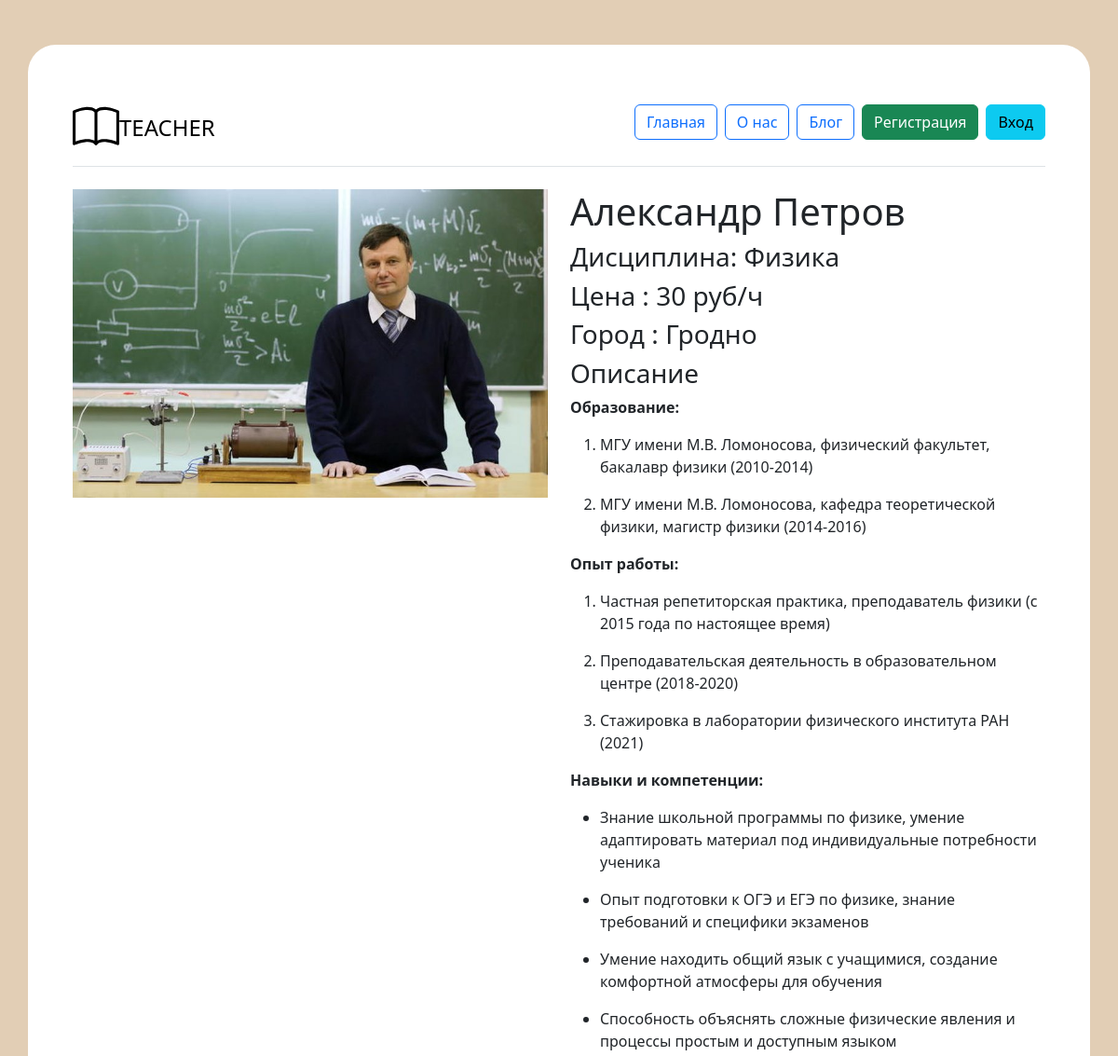
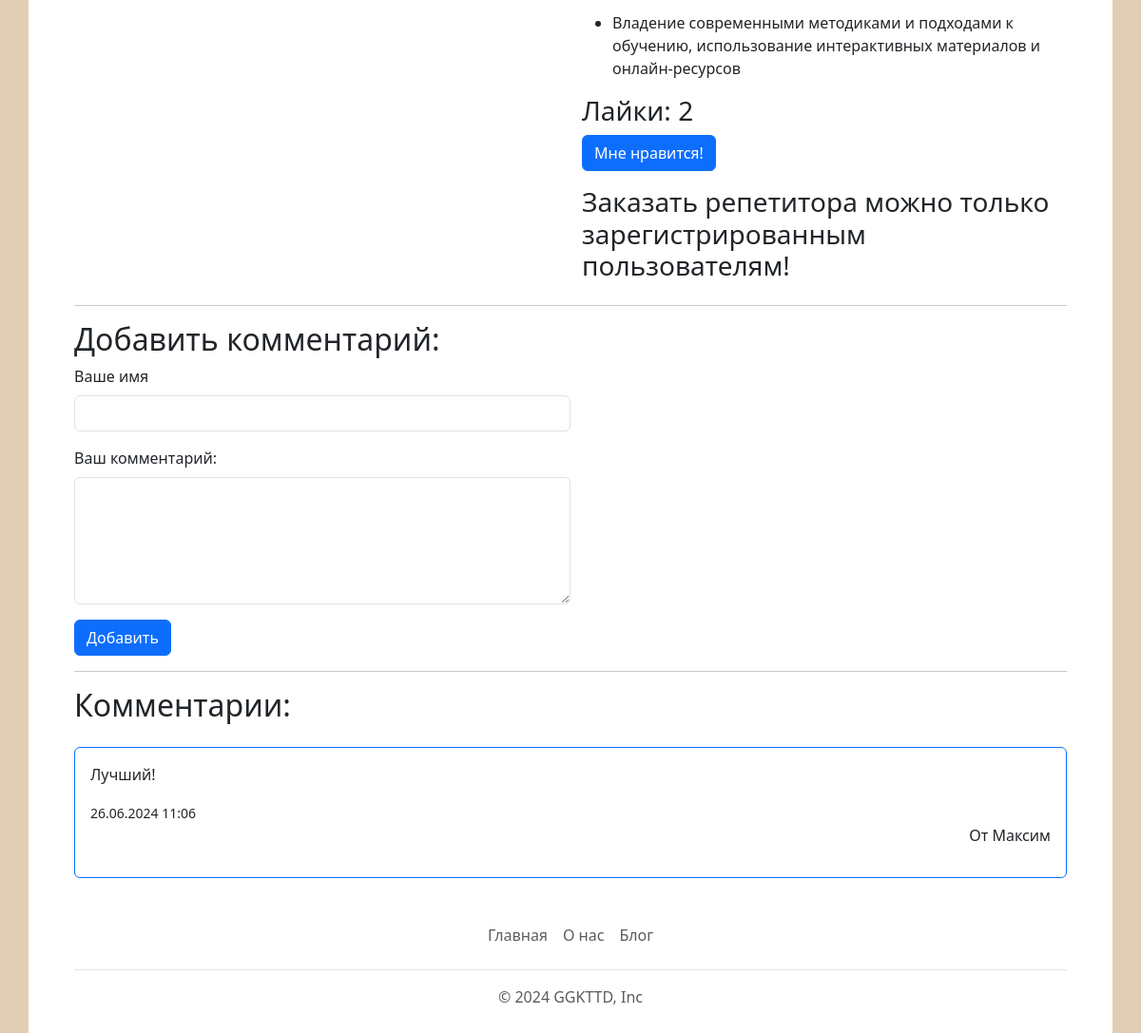
Screenshot of /teacher/1 with the database file from the repository (2 pictures, top to bottom).
### app.py (models this page shows, shortened)
class Teachers(db.Model):
    id = db.Column(db.Integer,primary_key=True)
    desciption = db.Column(db.Text)
    price = db.Column(db.Integer)
    subject = db.Column(db.String(100))
    image_name = db.Column(db.String(100))
    city = db.Column(db.String(100))
    id_user = db.Column(db.Integer, db.ForeignKey('users.id'))
    status = db.Column(db.Integer, default=0)

class Users(db.Model):
    id = db.Column(db.Integer,primary_key=True)
    name = db.Column(db.String(100))
    surname = db.Column(db.String(100))
    email = db.Column(db.String(100), unique=True)
    password = db.Column(db.String(100), unique=True)
    root = db.Column(db.Integer, default=0)
    likes = db.Column(db.Integer, default=0)

class Comments(db.Model):
    id = db.Column(db.Integer,primary_key=True)
    name = db.Column(db.String(100))
    text = db.Column(db.Text)
    date = db.Column(db.DateTime, default=datetime.now)
    id_article = db.Column(db.Integer, db.ForeignKey('teachers.id'))

### app.py (the view, shortened to what this page needs)
@app.route('/teacher/<int:id>', methods=['GET', 'POST'])
def teacher(id):
    total_user = object
    orders = object
    id_list = []
    if 'name' in session:
        total_user = Users.query.filter_by(email=session['name']).first()
        orders = Orders.query.filter_by(id_user=total_user.id).all()
        for order in orders:
            id_list.append(order.id_teacher)
    comments = Comments.query.filter_by(id_article=id).all()
    teacher = Teachers.query.get(id)
    user = Users.query.filter_by(id = teacher.id_user).first()
    return render_template("teacher.html",teacher=teacher,id_list=id_list,user=user,comments=comments)

### app.py (called while the page is built)
@app.context_processor
def inject_user():
    return dict(
    subjects=db.session.query(Teachers.subject).distinct().all(),
    articles_category=db.session.query(Articles.category).distinct().all(),
    )

@app.context_processor
def inject_user():
    def get_user_name():
        if 'name' in session:
            return Users.query.filter_by(email=session['name']).first()
    return dict(active_user=get_user_name())

### templates/teacher.html (shortened to what this page needs)
{% extends 'base.html' %}
{% block main %}
<main>
    <div class="row">
        <div class="col-md-6">
            <a href="../static/img/upload/{{teacher.image_name}}"><img src="../static/img/upload/{{teacher.image_name}}" alt="" class="img-fluid"></a>
        </div>
        <div class="col-md-6">
            <h1>{{user.name}} {{user.surname}}</h1>
            <h3>Дисциплина: {{teacher.subject}}</h3>
            <h3>Цена : {{teacher.price}} руб/ч</h3>
            <h3>Город : {{teacher.city}}</h3>
            <h3>Описание</h3>
            <div class="text-wrap">
                {% autoescape false %}
                {{teacher.desciption}}
                {% endautoescape %}
            </div>
            <div class="my-3">
                <h3>Лайки: {{user.likes}}</h3>
                <a href="/add_likes/{{user.id}}/{{teacher.id}}" class="btn btn-primary">Мне нравится!</a>
            </div>
            {%if 'name' in session and active_user.root==1%}
            <button type="button" class="btn btn-warning" data-bs-toggle="modal" data-bs-target="#exampleModal">
                Изменить
            </button>
            <a href="/delete-teacher/{{teacher.id}}" class="btn btn-danger">Удалить</a>
            {%else %}
            {%if user.email==active_user.email %}
            <h3>Это ваша анкета!</h3>
            {%else%}
            {%if 'name' in session and teacher.id not in id_list and active_user.root==0%}
            <a href="/order/{{teacher.id}}" class="btn btn-primary">Заказать репетитора</a>
            {%elif teacher.id in id_list%}
            <a href="/order-delete/{{teacher.id}}" class="btn btn-outline-danger">Отказаться от репетитора</a>
            {%elif active_user.root==2%}
            <h3>Репетиторы не могут заказывать других репетиторов!</h3>
            {%else%}
            <h3>Заказать репетитора можно только зарегистрированным пользователям!</h3>
            {%endif%}
            {%endif%}
            {%endif%}
        </div>
    </div>
    <hr>
    <div class="my-3">
        <h2>Добавить комментарий:</h2>
        <form action="{{ url_for('add_comment', id_article=teacher.id) }}" method="post" class="w-50">
          <div class="mb-3">
            <label for="exampleFormControlInput1" class="form-label">Ваше имя</label>
            <input type="text" class="form-control" id="exampleFormControlInput1" name="name" required>
          </div>
          <div class="mb-3">
            <label for="exampleFormControlTextarea1" class="form-label">Ваш комментарий:</label>
            <textarea class="form-control" id="exampleFormControlTextarea1" name="text" rows="5" required></textarea>
          </div>
          <button type="submit" class="btn btn-primary">Добавить</button>
        </form>
        <hr>
        <div>
          <h2>Комментарии:</h2>
          {%if comments%}
          {%for comment in comments%}
          <div class="border border-primary rounded p-3 my-4">
            <p>{{comment.text}}</p>
            <small>{{comment.date.strftime('%d.%m.%Y %H:%M')}}</small>
            <p class="text-end">От {{comment.name}}</p>
          </div>
          {%endfor%}
          {%else%}
            <p class="text-center">Комментариев нет!</p>
          {%endif%}
        </div>
      </div>
</main>
{% endblock %}

### static/css/style.css (style rules this page uses)
body { background-color: #e2ceb5; }

### rows the page displays
Teachers: image_name (picture), subject "Физика", price "30", city "Гродно", desciption "Образование: МГУ имени М.В. Ломоносова, физический факультет, бакалавр физики (2010-2014) МГУ имени М.В. Ломоносова, кафедра теоретической физики, магистр физики (2014-2016) Опыт работы: Частная репетиторская практика, преподаватель физики (с 2015 года по настоящее время) Преподавательская деятельность в образовательном центре (2018-2020) Стажировка в лаборатории физического института РАН (2021) Навыки и компетенции: Знание школьной программы по физике, умение адаптировать материал под индивидуальные потребности ученика Опыт подготовки к ОГЭ и ЕГЭ по физике, знание требований и специфики экзаменов Умение находить общий язык с учащимися, создание комфортной атмосферы для обучения Способность…"
Users: name "Александр", surname "Петров", likes "2"
Comments: text "Лучший!", date "26.06.2024 11:06", name "Максим"
